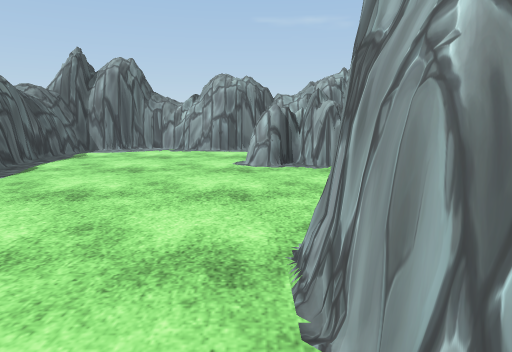
view 1 (above)

13 first-person views from a walk through a 3-D level made in the Unity game engine. The camera is 1.2 m above the floor, tilts 10° down and sees 75° across. The floor is counted in squares, 1 m on a side. Each view is taken from the middle of a square. On the plan, view 1 faces up. The plan holds only what a view shows up to about 14 squares ahead; the rest is blank. Some surface patterns are stand-ins.

view 2
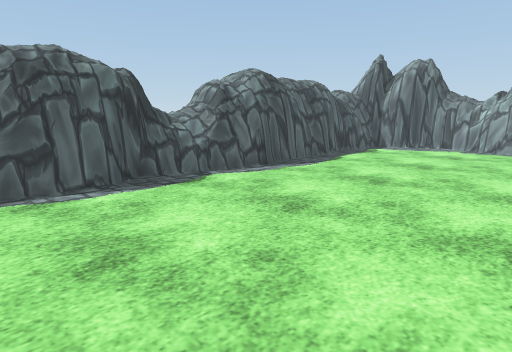

view 3
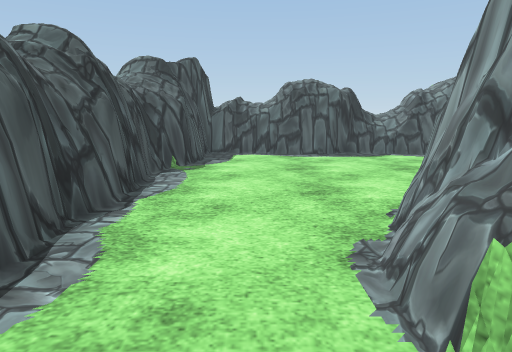

view 4
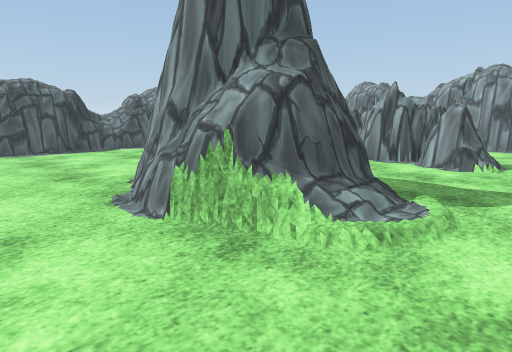

view 5
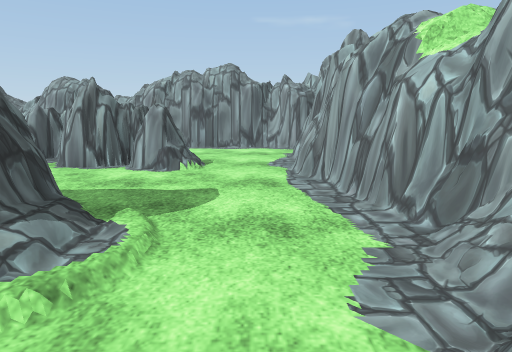

view 6
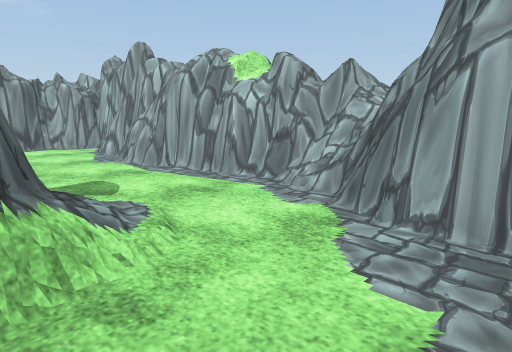

view 7
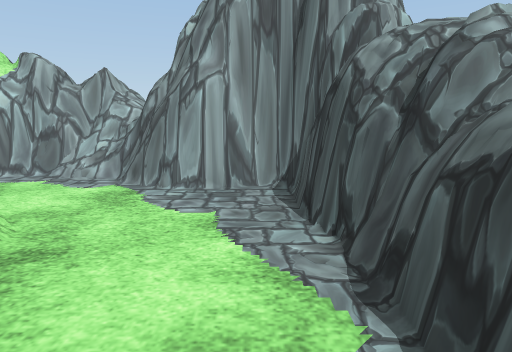

view 8
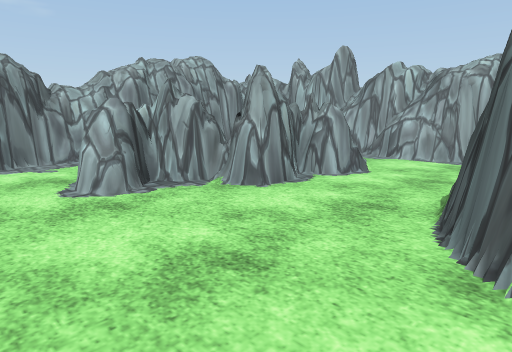

view 9
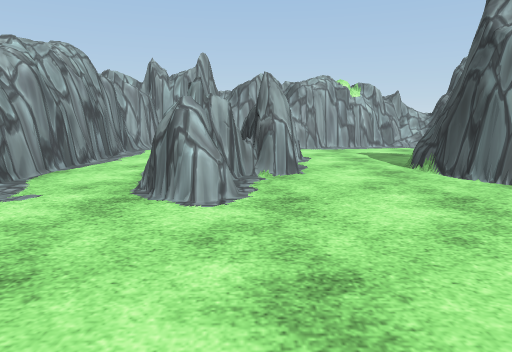

view 10
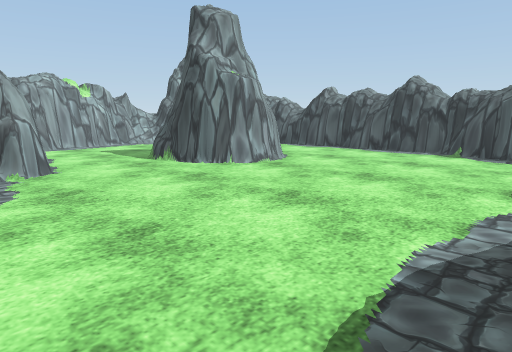

view 11
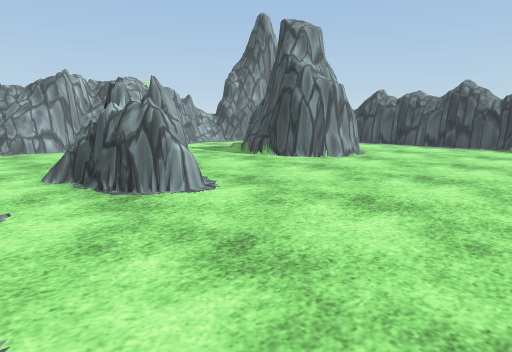

view 12
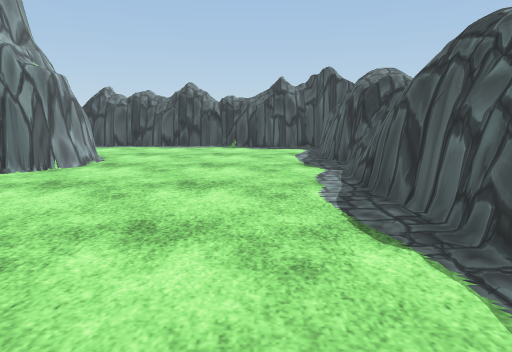

view 13
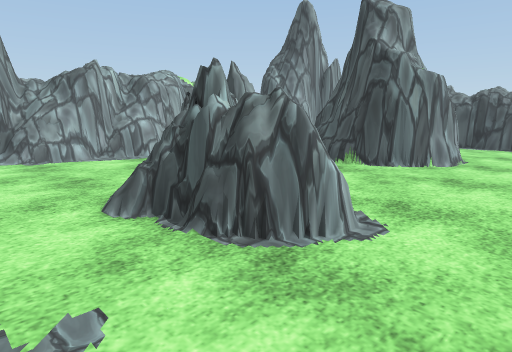

### Floor plan
Key: @ floor where view 1 was taken; # wall or solid block; . floor; = window, fence, low wall or low ledge.
Columns run from 7 left of view 1 to 10 right of it. Each row starts with its distance up from view 1.
 13  ################
 12 ##..............#
 11 #...............#
 10 #.......##......#
  9 #......###.....##
  8 ##.......####..=#
  7 ##........###..##
  6  #.............##
  5 ##..............#
  4 ##.......##.....#
  3 #.......####=...##
  2 #.......####=...##
  1 ##......####=...=#
  0 ##.....@..==...###
 -1 #..............#
 -2 #..............#
 -3 #####.##########
 -4    #####

Positions as (right, up) in squares from view 1, and headings:
1: (0, 0), facing up
2: (0, -1), facing up-left
3: (5, -1), facing left
4: (7, -2), facing up-left
5: (7, -1), facing up
6: (4, -2), facing up-right
7: (2, -2), facing right
8: (-2, 3), facing up-right
9: (-5, 8), facing right
10: (-6, 9), facing down-right
11: (-5, 12), facing down-right
12: (-4, 11), facing down
13: (-2, 12), facing down-right
